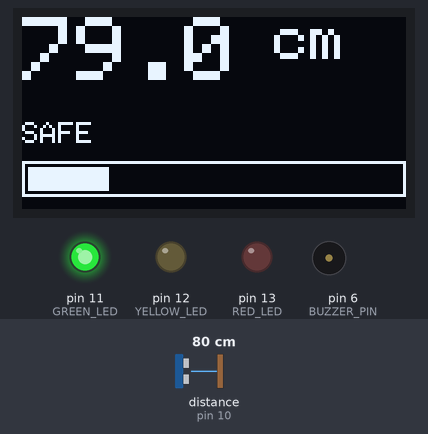
Simulated run of this sketch. Board: Arduino Uno, built with avr-gcc and run on an emulated ATmega328P. Parts: 128×64 one-colour display, output pins drawn as LEDs (lit = HIGH), buzzer (waves = sounding). Wiring (inferred from the names in the program): ultrasonic range finder: trigger pin 9; echo pin 10. The inputs (shaded band) are chosen by the test bench; at power-on: distance to the obstacle (sensor on pin 10) 80 cm. The echo pulse lasts 58.3 µs per cm; pins used as bus, display or sensor lines are not drawn; what the sketch prints to the serial monitor is not drawn.

Above: at 2.7 s.
2.8 s: distance to the obstacle (sensor on pin 10) set to 9 cm
At 3.8 s:
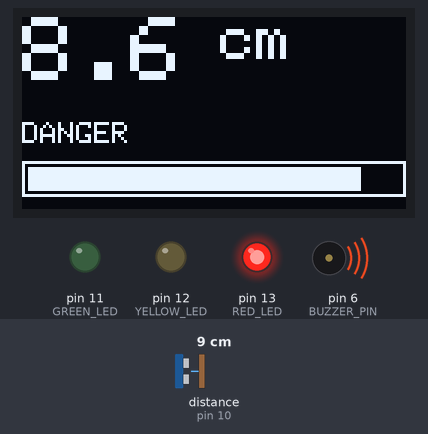
4.6 s: distance to the obstacle (sensor on pin 10) set to 14 cm
At 5.9 s:
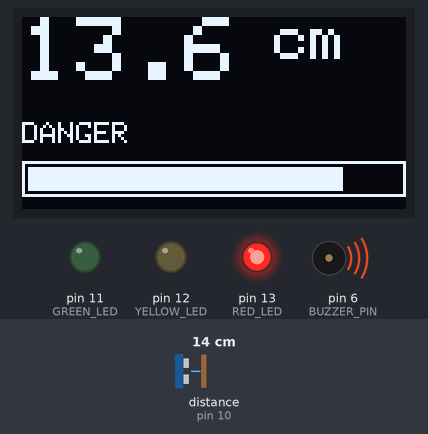
6.4 s: distance to the obstacle (sensor on pin 10) set to 17 cm
At 6.99 s:
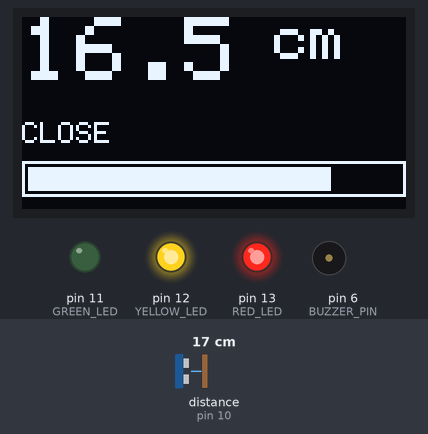
8.2 s: distance to the obstacle (sensor on pin 10) set to 4 cm
At 9.6 s:
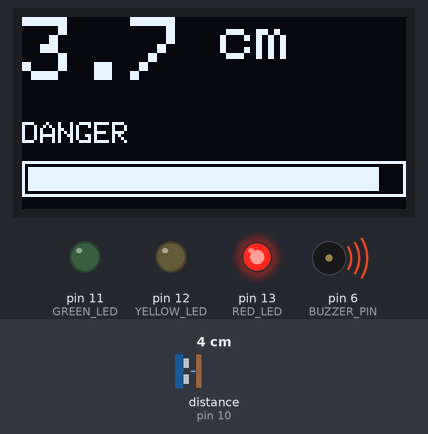
9.9 s: distance to the obstacle (sensor on pin 10) set to 35 cm
At 11.5 s:
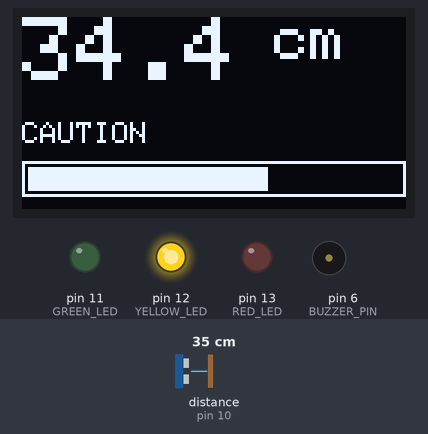
Timing chart, 0 to 13.3 s (numbered marks = the images above; inputs shaded):
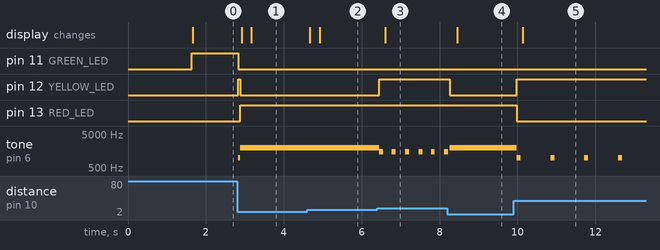

The sketch:

p3-parking-sensor.ino
```cpp
#include <Wire.h>
#include <Adafruit_GFX.h>
#include <Adafruit_SSD1306.h>

// ---------------- OLED ----------------
// Timeout prevents the system from getting stuck if no echo is received

#define SCREEN_WIDTH 128
#define SCREEN_HEIGHT 64

Adafruit_SSD1306 display(
  SCREEN_WIDTH,
  SCREEN_HEIGHT,
  &Wire,
  -1
);

// ---------------- PINS ----------------

const int TRIG_PIN = 9;
const int ECHO_PIN = 10;

const int BUZZER_PIN = 6;

const int GREEN_LED = 11;
const int YELLOW_LED = 12;
const int RED_LED = 13;

// ---------------- TIMERS ----------------

unsigned long lastBeepTime = 0;
unsigned long lastDisplayTime = 0;
unsigned long lastSerialTime = 0;

const unsigned long DISPLAY_INTERVAL = 200;
const unsigned long SERIAL_INTERVAL = 500;

// ---------------- DISTANCE FUNCTION ----------------

float measureDistance() {

  digitalWrite(TRIG_PIN, LOW);
  delayMicroseconds(2);

  digitalWrite(TRIG_PIN, HIGH);
  delayMicroseconds(10);

  digitalWrite(TRIG_PIN, LOW);

  long duration = pulseIn(ECHO_PIN, HIGH, 30000);

  if (duration == 0) {
    return 400;
  }

  float distance = duration * 0.034 / 2;

  return distance;
}

// ---------------- AVERAGE 5 READINGS ----------------

float getAverageDistance() {

  float total = 0;

  for (int i = 0; i < 5; i++) {

    total += measureDistance();

    // Small delay between ultrasonic measurements
    delay(10);
  }

  return total / 5.0;
}

// ---------------- SETUP ----------------

void setup() {

  Serial.begin(9600);

  pinMode(TRIG_PIN, OUTPUT);
  pinMode(ECHO_PIN, INPUT);

  pinMode(BUZZER_PIN, OUTPUT);

  pinMode(GREEN_LED, OUTPUT);
  pinMode(YELLOW_LED, OUTPUT);
  pinMode(RED_LED, OUTPUT);

  // Initialize OLED
  if (!display.begin(
        SSD1306_SWITCHCAPVCC,
        0x3C
      )) {

    Serial.println("OLED not found!");

    while (true);
  }

  display.clearDisplay();

  display.setTextColor(SSD1306_WHITE);

  display.setTextSize(2);
  display.setCursor(10, 20);
  display.println("PARKING");

  display.setCursor(10, 42);
  display.println("SENSOR");

  display.display();

  delay(1500);

  Serial.println("Ultrasonic Parking Assistant Started");
}

// ---------------- LOOP ----------------

void loop() {

  // Take 5 readings and average them
  float distance = getAverageDistance();

  // ---------------- LED CONTROL ----------------

  if (distance > 60) {

    // SAFE

    digitalWrite(GREEN_LED, HIGH);
    digitalWrite(YELLOW_LED, LOW);
    digitalWrite(RED_LED, LOW);

    noTone(BUZZER_PIN);
  }

  else if (distance >= 30 && distance <= 60) {

    // CAUTION

    digitalWrite(GREEN_LED, LOW);
    digitalWrite(YELLOW_LED, HIGH);
    digitalWrite(RED_LED, LOW);

    if (millis() - lastBeepTime >= 800) {

      lastBeepTime = millis();

      tone(BUZZER_PIN, 1000, 100);
    }
  }

  else if (distance >= 15 && distance < 30) {

    // CLOSE

    digitalWrite(GREEN_LED, LOW);
    digitalWrite(YELLOW_LED, HIGH);
    digitalWrite(RED_LED, HIGH);

    if (millis() - lastBeepTime >= 300) {

      lastBeepTime = millis();

      tone(BUZZER_PIN, 1500, 100);
    }
  }

  else {

    // DANGER

    digitalWrite(GREEN_LED, LOW);
    digitalWrite(YELLOW_LED, LOW);
    digitalWrite(RED_LED, HIGH);

    tone(BUZZER_PIN, 2000);
  }

  // ---------------- OLED DISPLAY ----------------

  if (millis() - lastDisplayTime >= DISPLAY_INTERVAL) {

    lastDisplayTime = millis();

    display.clearDisplay();

    // Distance text
    display.setTextSize(3);
    display.setCursor(0, 0);

    if (distance >= 100) {
      display.print((int)distance);
    }
    else {
      display.print(distance, 1);
    }

    display.setTextSize(2);
    display.print(" cm");

    // Zone text
    display.setTextSize(1);
    display.setCursor(0, 35);

    if (distance > 60) {
      display.print("SAFE");
    }
    else if (distance >= 30) {
      display.print("CAUTION");
    }
    else if (distance >= 15) {
      display.print("CLOSE");
    }
    else {
      display.print("DANGER");
    }

    // Proximity bar
    int barWidth = map(
      constrain(distance, 0, 100),
      0,
      100,
      120,
      0
    );

    display.drawRect(0, 48, 128, 12, SSD1306_WHITE);

    display.fillRect(
      2,
      50,
      barWidth,
      8,
      SSD1306_WHITE
    );

    display.display();
  }

  // ---------------- SERIAL MONITOR -----------------

  if (millis() - lastSerialTime >= SERIAL_INTERVAL) {

    lastSerialTime = millis();

    Serial.print("Distance: ");
    Serial.print(distance, 1);
    Serial.print(" cm | Zone: ");

    if (distance > 60) {
      Serial.println("SAFE");
    }
    else if (distance >= 30) {
      Serial.println("CAUTION");
    }
    else if (distance >= 15) {
      Serial.println("CLOSE");
    }
    else {
      Serial.println("DANGER");
    }
  }
}
```

Measured:
- the behaviour switches between 15 and 16 cm on distance to the obstacle (sensor on pin 10) (found by bisection; images 2 and 3)
- after the input at 2.8 s, pin 11 (GREEN_LED): HIGH → LOW at once; pin 12 (YELLOW_LED): LOW → HIGH at once, → LOW 0.06 s later; pin 13 (RED_LED): LOW → HIGH after 0.09 s; tone on pin 6 (BUZZER_PIN): silent → 1000 Hz at once, → 2000 Hz 0.06 s later; the display: first changes after 0.12 s (image 1 shows a later state)
- after the input at 4.6 s, the display: first changes after 0.07 s (image 2 shows a later state)
- after the input at 6.4 s, pin 12 (YELLOW_LED): LOW → HIGH after 0.06 s; tone on pin 6 (BUZZER_PIN): alternates 1500 Hz for 0.10 s and silent for 0.25 s, starting after 0.06 s; the display: changes after 0.20 s (image 3)
- after the input at 8.2 s, pin 12 (YELLOW_LED): HIGH → LOW after 0.06 s; the display: changes after 0.25 s (image 4)
- after the input at 9.9 s, pin 12 (YELLOW_LED): LOW → HIGH after 0.08 s; pin 13 (RED_LED): HIGH → LOW after 0.08 s; tone on pin 6 (BUZZER_PIN): alternates 1000 Hz for 0.10 s and silent for 0.77 s, starting after 0.08 s; the display: changes after 0.24 s (image 5)
